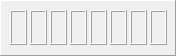
   <widget class="QFrame" name="frame">
    <property name="geometry">
     <rect>
      <x>230</x>
      <y>30</y>
      <width>176</width>
      <height>56</height>
     </rect>
    </property>
    <property name="frameShape">
     <enum>QFrame::Panel</enum>
    </property>
    <property name="frameShadow">
     <enum>QFrame::Raised</enum>
    </property>
    <widget class="QFrame" name="FuelSegm1_1">
     <property name="geometry">
      <rect>
       <x>10</x>
       <y>10</y>
       <width>17</width>
       <height>35</height>
      </rect>
     </property>
     <property name="autoFillBackground">
      <bool>true</bool>
     </property>
     <property name="frameShape">
      <enum>QFrame::Box</enum>
     </property>
     <property name="frameShadow">
      <enum>QFrame::Raised</enum>
     </property>
    </widget>
    <widget class="QFrame" name="FuelSegm1_2">
     <property name="geometry">
      <rect>
       <x>30</x>
       <y>10</y>
       <width>17</width>
       <height>35</height>
      </rect>
     </property>
     <property name="autoFillBackground">
      <bool>true</bool>
     </property>
     <property name="frameShape">
      <enum>QFrame::Box</enum>
     </property>
     <property name="frameShadow">
      <enum>QFrame::Raised</enum>
     </property>
    </widget>
    <widget class="QFrame" name="FuelSegm1_3">
     <property name="geometry">
      <rect>
       <x>50</x>
       <y>10</y>
       <width>17</width>
       <height>35</height>
      </rect>
     </property>
     <property name="autoFillBackground">
      <bool>true</bool>
     </property>
     <property name="frameShape">
      <enum>QFrame::Box</enum>
     </property>
     <property name="frameShadow">
      <enum>QFrame::Raised</enum>
     </property>
    </widget>
    <widget class="QFrame" name="FuelSegm1_4">
     <property name="geometry">
      <rect>
       <x>70</x>
       <y>10</y>
       <width>17</width>
       <height>35</height>
      </rect>
     </property>
     <property name="autoFillBackground">
      <bool>true</bool>
     </property>
     <property name="frameShape">
      <enum>QFrame::Box</enum>
     </property>
     <property name="frameShadow">
      <enum>QFrame::Raised</enum>
     </property>
    </widget>
    <widget class="QFrame" name="FuelSegm1_5">
     <property name="geometry">
      <rect>
       <x>90</x>
       <y>10</y>
       <width>17</width>
       <height>35</height>
      </rect>
     </property>
     <property name="autoFillBackground">
      <bool>true</bool>
     </property>
     <property name="frameShape">
      <enum>QFrame::Box</enum>
     </property>
     <property name="frameShadow">
      <enum>QFrame::Raised</enum>
     </property>
    </widget>
    <widget class="QFrame" name="FuelSegm1_6">
     <property name="geometry">
      <rect>
       <x>110</x>
       <y>10</y>
       <width>17</width>
       <height>35</height>
      </rect>
     </property>
     <property name="autoFillBackground">
      <bool>true</bool>
     </property>
     <property name="frameShape">
      <enum>QFrame::Box</enum>
     </property>
     <property name="frameShadow">
      <enum>QFrame::Raised</enum>
     </property>
    </widget>
    <widget class="QFrame" name="FuelSegm1_7">
     <property name="geometry">
      <rect>
       <x>130</x>
       <y>10</y>
       <width>17</width>
       <height>35</height>
      </rect>
     </property>
     <property name="autoFillBackground">
      <bool>true</bool>
     </property>
     <property name="frameShape">
      <enum>QFrame::Box</enum>
     </property>
     <property name="frameShadow">
      <enum>QFrame::Raised</enum>
     </property>
    </widget>
    <widget class="QFrame" name="FuelSegm1_8">
     <property name="geometry">
      <rect>
       <x>150</x>
       <y>10</y>
       <width>17</width>
       <height>35</height>
      </rect>
     </property>
     <property name="autoFillBackground">
      <bool>true</bool>
     </property>
     <property name="frameShape">
      <enum>QFrame::Box</enum>
     </property>
     <property name="frameShadow">
      <enum>QFrame::Raised</enum>
     </property>
    </widget>
   </widget>
